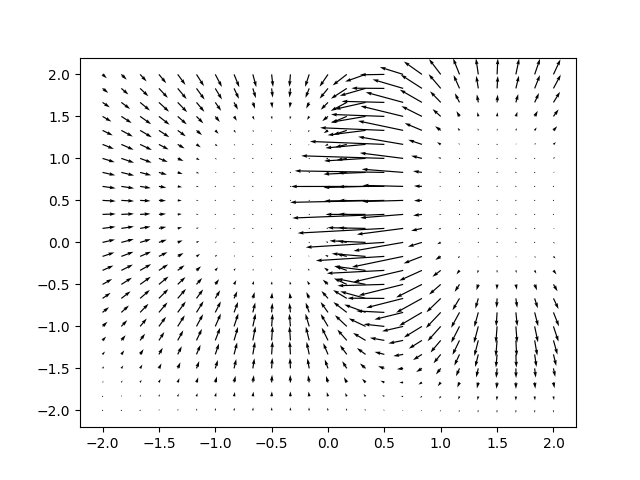

Generate this figure with Python:
"""
Train an SVM on a 2D classification problem, then plot a gradient vector field
for the predicted class probabilty.
"""

import matplotlib.pyplot as plt
import numpy as np
import sk2torch
import torch
from sklearn.svm import SVC

# Create a dataset of two Gaussians. There will be some overlap
# between the two classes, which adds some uncertainty to the model.
xs = np.concatenate(
    [
        np.random.random(size=(256, 2)) + [1, 0],
        np.random.random(size=(256, 2)) + [-1, 0],
    ],
    axis=0,
)
ys = np.array([False] * 256 + [True] * 256)

# Train an SVM on the data and wrap it in PyTorch.
sk_model = SVC(probability=True)
sk_model.fit(xs, ys)
model = sk2torch.wrap(sk_model)

# Create a coordinate grid to compute a vector field on.
spaced = np.linspace(-2, 2, num=25)
grid_xs = torch.tensor([[x, y] for x in spaced for y in spaced], requires_grad=True)

# Compute the gradients of the SVM output.
outputs = model.predict_proba(grid_xs)[:, 1]
(input_grads,) = torch.autograd.grad(outputs.sum(), (grid_xs,))

# Create a quiver plot of the vector field.
plt.quiver(
    grid_xs[:, 0].detach().numpy(),
    grid_xs[:, 1].detach().numpy(),
    input_grads[:, 0].detach().numpy(),
    input_grads[:, 1].detach().numpy(),
)
plt.savefig("svm_vector_field.png")
